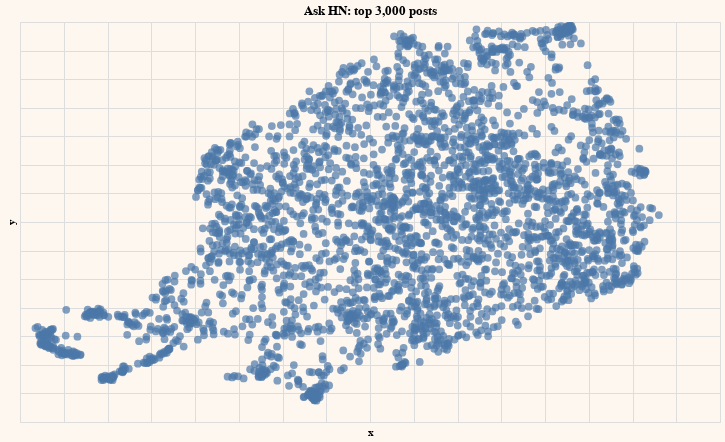

The code cell stored with this chart in its notebook:
### Code cell
df1['x'] = umap_embeds[:,0]
df1['y'] = umap_embeds[:,1]

# Plot
chart = alt.Chart(df1).mark_circle(size=60).encode(
    x=#'x',
    alt.X('x',
        scale=alt.Scale(zero=False),
        axis=alt.Axis(labels=False, ticks=False, domain=False)
    ),
    y=
    alt.Y('y',
        scale=alt.Scale(zero=False),
        axis=alt.Axis(labels=False, ticks=False, domain=False)
    ),
    tooltip=['title']
).configure(background="#FDF7F0"
).properties(
    width=700,
    height=400,
    title='Ask HN: top 3,000 posts'
)

chart.interactive()

### Figure 1 — Vega-Lite specification as saved in the notebook (floating-point values rounded to 4 significant figures; data arrays with more than 128 entries replaced by an {"elided": "..."} marker saying what was removed)
{"config": {"view": {"continuousWidth": 400, "continuousHeight": 300}, "background": "#FDF7F0"}, "data": {"name": "data-5a7aacdd7942e35aac099eb1dd453411"}, "mark": {"type": "circle", "size": 60}, "encoding": {"tooltip": [{"field": "title", "type": "nominal"}], "x": {"axis": {"domain": false, "labels": false, "ticks": false}, "field": "x", "scale": {"zero": false}, "type": "quantitative"}, "y": {"axis": {"domain": false, "labels": false, "ticks": false}, "field": "y", "scale": {"zero": false}, "type": "quantitative"}}, "height": 400, "selection": {"selector002": {"type": "interval", "bind": "scales", "encodings": ["x", "y"]}}, "title": "Ask HN: top 3,000 posts", "width": 700, "$schema": "https://vega.github.io/schema/vega-lite/v4.17.0.json", "datasets": {"data-5a7aacdd7942e35aac099eb1dd453411": {"elided": "3000 records"}}}
